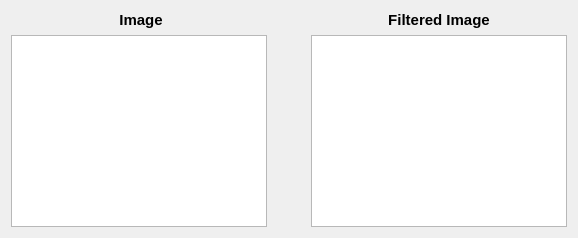
      <widget class="QWidget" name="tab_8">
       <attribute name="title">
        <string>Pattern</string>
       </attribute>
       <layout class="QGridLayout" name="gridLayout_11">
        <item row="0" column="0">
         <layout class="QHBoxLayout" name="horizontalLayout_32">
          <item>
           <layout class="QVBoxLayout" name="verticalLayout_38">
            <item>
             <widget class="QLabel" name="label_FourierFiltered_5">
              <property name="font">
               <font>
                <pointsize>11</pointsize>
                <weight>75</weight>
                <bold>true</bold>
               </font>
              </property>
              <property name="text">
               <string> Image</string>
              </property>
              <property name="alignment">
               <set>Qt::AlignCenter</set>
              </property>
             </widget>
            </item>
            <item>
             <widget class="QGraphicsView" name="ImagePattern"/>
            </item>
           </layout>
          </item>
          <item>
           <spacer name="verticalSpacer_14">
            <property name="orientation">
             <enum>Qt::Vertical</enum>
            </property>
            <property name="sizeHint" stdset="0">
             <size>
              <width>38</width>
              <height>58</height>
             </size>
            </property>
           </spacer>
          </item>
          <item>
           <layout class="QVBoxLayout" name="verticalLayout_39">
            <item>
             <widget class="QLabel" name="label_DifferenceImage_1">
              <property name="font">
               <font>
                <pointsize>11</pointsize>
                <weight>75</weight>
                <bold>true</bold>
               </font>
              </property>
              <property name="text">
               <string>Filtered Image</string>
              </property>
              <property name="alignment">
               <set>Qt::AlignCenter</set>
              </property>
             </widget>
            </item>
            <item>
             <widget class="QGraphicsView" name="Patternremoved"/>
            </item>
           </layout>
          </item>
         </layout>
        </item>
       </layout>
      </widget>
